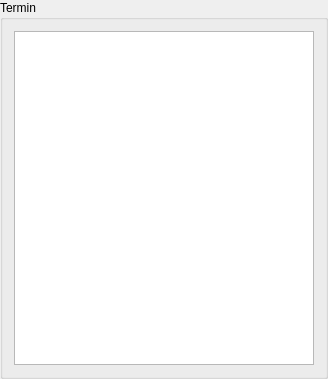
<?xml version="1.0" encoding="UTF-8"?>
<ui version="4.0">
 <class>BatchDateGroupBox</class>
 <widget class="QGroupBox" name="BatchDateGroupBox">
  <property name="geometry">
   <rect>
    <x>0</x>
    <y>0</y>
    <width>324</width>
    <height>379</height>
   </rect>
  </property>
  <property name="sizePolicy">
   <sizepolicy hsizetype="Maximum" vsizetype="Preferred">
    <horstretch>0</horstretch>
    <verstretch>0</verstretch>
   </sizepolicy>
  </property>
  <property name="windowTitle">
   <string>GroupBox</string>
  </property>
  <property name="title">
   <string>Termin</string>
  </property>
  <layout class="QVBoxLayout" name="verticalLayout">
   <item>
    <widget class="QTableView" name="dateTableView">
     <property name="sizePolicy">
      <sizepolicy hsizetype="Preferred" vsizetype="Preferred">
       <horstretch>0</horstretch>
       <verstretch>0</verstretch>
      </sizepolicy>
     </property>
     <property name="minimumSize">
      <size>
       <width>300</width>
       <height>0</height>
      </size>
     </property>
     <property name="maximumSize">
      <size>
       <width>300</width>
       <height>16777215</height>
      </size>
     </property>
    </widget>
   </item>
  </layout>
 </widget>
 <resources/>
 <connections/>
</ui>
